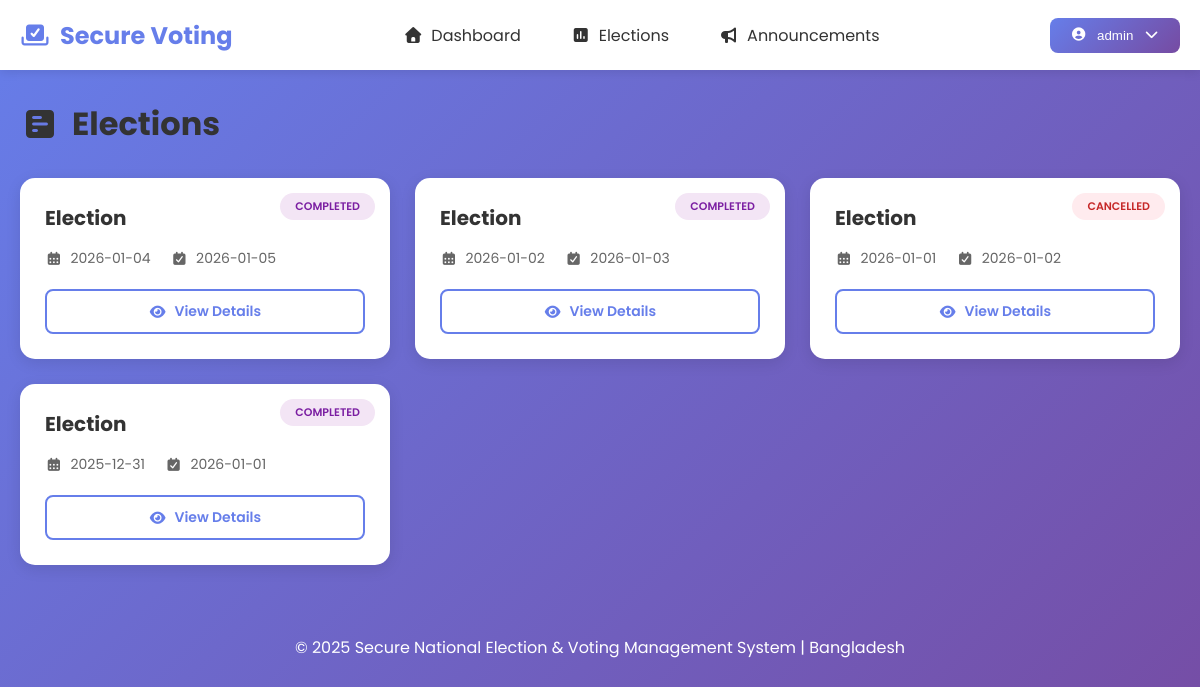
/election/ (signed in), run on the app's committed database.
### tables this page shows
CREATE TABLE elections (
            election_id TEXT PRIMARY KEY,
            title_encrypted TEXT NOT NULL,
            description_encrypted TEXT,
            start_date TEXT NOT NULL,
            end_date TEXT NOT NULL,
            created_by TEXT NOT NULL,
            status TEXT DEFAULT 'upcoming',
            created_at TEXT NOT NULL,
            FOREIGN KEY (created_by) REFERENCES users(user_id)
        );

### routes/election_routes.py (the view)
@election_bp.route('/')
@require_auth
def list_elections():
    user_id = session.get('user_id')
    role = session.get('role')
    elections = election_model.get_all_elections()
    for election in elections:
        try:
            election['title'] = encryption_middleware.decrypt_data(
                election['title_encrypted'],
                election['created_by']
            ) or "Election"
        except:
            election['title'] = "Election"
    return render_template('election/list.html', elections=elections, role=role)

### app.py (called while the page is built, shortened)
@app.template_filter('format_date_short')
def format_date_short(date_string):
    from datetime import datetime
    try:
        dt = datetime.fromisoformat(date_string)
        return dt.strftime('%Y-%m-%d')
    except:
        return date_string

@app.context_processor
def inject_user():
    if 'user_id' in session:
        return {
            'current_user': {
                'user_id': session.get('user_id'),
                'username': session.get('username'),
                'role': session.get('role'),
                'is_verified': session.get('is_verified')
            }
        }
    return {'current_user': None}

@app.before_request
def before_request():
    from datetime import timedelta
    from auth.session_manager import SessionManager
    from config import Config
    if request.endpoint and (
        request.endpoint.startswith('static') or
        request.endpoint.startswith('auth.') or
        request.endpoint == 'index' or
        request.endpoint == 'about' or
        request.endpoint == 'contact'
    ):
        return None
    if 'user_id' in session:
        if session.get('remember_me'):
            app.permanent_session_lifetime = timedelta(days=30)
            session.permanent = True
        else:
            app.permanent_session_lifetime = timedelta(seconds=app.config['SESSION_LIFETIME'])
            session.permanent = True
    else:
        app.permanent_session_lifetime = timedelta(seconds=app.config['SESSION_LIFETIME'])

@app.after_request
def after_request(response):
    response.headers['X-Content-Type-Options'] = 'nosniff'
    response.headers['X-Frame-Options'] = 'SAMEORIGIN'
    response.headers['X-XSS-Protection'] = '1; mode=block'
    return response

### templates/election/list.html (shortened to what this page needs)
{% extends "base.html" %}
{% block content %}
<div class="container">
    <div class="page-header">
        <h1><i class="fas fa-poll-h"></i> Elections</h1>
    </div>
    <div class="elections-grid">
        {% if elections %}
            {% for election in elections %}
            <div class="election-card">
                <div class="election-status status-{{ election.status }}">
                    {{ election.status|upper }}
                </div>
                <h3>{{ election.title }}</h3>
                <div class="election-dates">
                    <div class="date-item">
                        <i class="fas fa-calendar-alt"></i>
                        <span>{{ election.start_date|format_date_short }}</span>
                    </div>
                    <div class="date-item">
                        <i class="fas fa-calendar-check"></i>
                        <span>{{ election.end_date|format_date_short }}</span>
                    </div>
                </div>
                <div class="election-actions">
                    <a href="{{ url_for('election.view_election', election_id=election.election_id) }}"
                       class="btn-outline">
                        <i class="fas fa-eye"></i> View Details
                    </a>
                </div>
            </div>
            {% endfor %}
        {% else %}
            <div class="empty-state">
                <i class="fas fa-inbox"></i>
                <h3>No Elections Available</h3>
                <p>There are no elections at the moment.</p>
            </div>
        {% endif %}
    </div>
</div>
{% endblock %}

### static/css/style.css (style rules this page uses)
* { margin: 0; padding: 0; box-sizing: border-box; }
body { font-family: 'Poppins', sans-serif; background: linear-gradient(135deg, #667eea 0%, #764ba2 100%); min-height: 100vh; }

### templates/election/list.html (style rules this page uses)
.page-header { display: flex; justify-content: space-between; align-items: center; margin-bottom: 30px; }
.page-header h1 { font-size: 32px; color: #333; display: flex; align-items: center; gap: 12px; margin: 0; }
.elections-grid { display: grid; grid-template-columns: repeat(auto-fill, minmax(350px, 1fr)); gap: 25px; }
.election-card { background: white; border-radius: 15px; padding: 25px; box-shadow: 0 4px 15px rgba(0, 0, 0, 0.1); transition: all 0.3s ease; position: relative; }
.election-status { position: absolute; top: 15px; right: 15px; padding: 5px 15px; border-radius: 20px; font-size: 11px; font-weight: 600; text-transform: uppercase; }
.status-completed { background: #f3e5f5; color: #7b1fa2; }
.status-cancelled { background: #ffebee; color: #c62828; }
.election-card h3 { font-size: 20px; color: #333; margin-bottom: 15px; padding-right: 80px; }
.election-dates { display: flex; gap: 20px; margin-bottom: 20px; }
.date-item { display: flex; align-items: center; gap: 8px; color: #666; font-size: 14px; }
.election-actions { display: flex; gap: 10px; }
.btn-outline { flex: 1; padding: 10px 20px; border: 2px solid #667eea; background: white; color: #667eea; border-radius: 8px; text-decoration: none; text-align: center; font-weight: 600; font-size: 14px; display: inline-flex; align-items: center; justify-content: center; gap: 8px; transition: all 0.3s ease; }

### data on the page
elections: status "COMPLETED", title "Election", start_date "2026-01-04", end_date "2026-01-05"
elections: status "COMPLETED", title "Election", start_date "2026-01-02", end_date "2026-01-03"
elections: status "CANCELLED", title "Election", start_date "2026-01-01", end_date "2026-01-02"
elections: status "COMPLETED", title "Election", start_date "2025-12-31", end_date "2026-01-01"

### other printed values
{{ current_user.username }} "admin"
